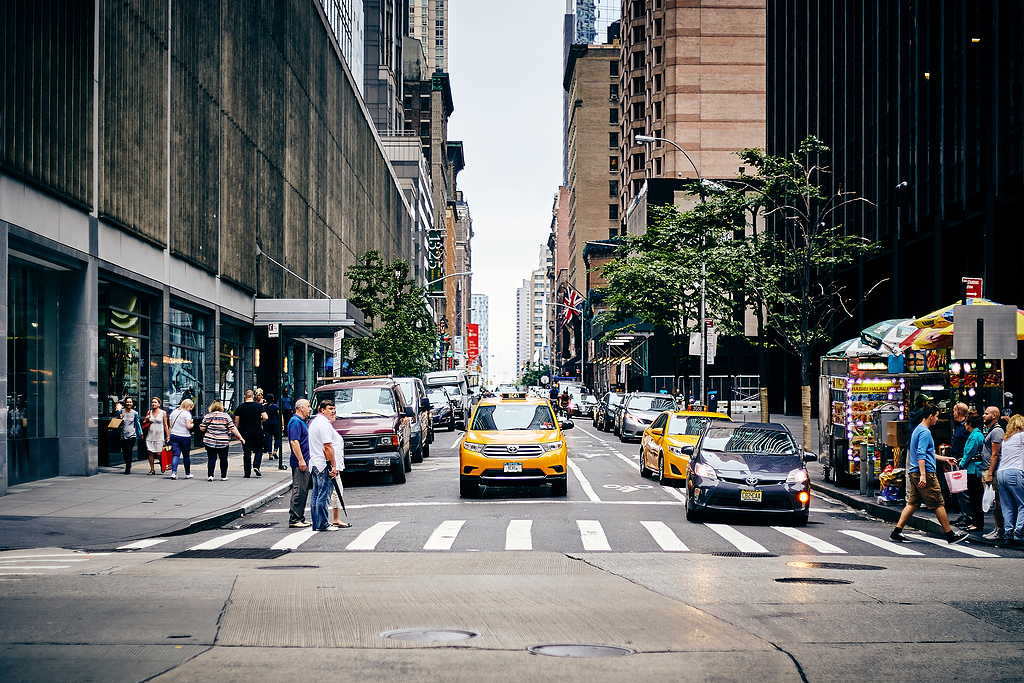
#> input picture Object_Detection/Faster_RCNN/img/1.jpg, 1024 x 683 px, given in place of 000133.jpg, which was not available
$ python faster_rcnn_dataset.py
#> lines starting #> are read from the running program, lines starting #| are printed output that depends on the picture; pictures that were not available may be replaced by others from this repository, and a replacement may not be noted
#> (reads Object_Detection/Faster_RCNN/model_data/train.txt from the repository)
### Object_Detection/Faster_RCNN/dataset/utils.py
# !/usr/bin/env python
# -*-coding:utf-8 -*-

"""
# File       : utils.py
# Author     ：CodeCat
# version    ：python 3.7
# Software   ：Pycharm
"""
from PIL import Image
import numpy as np


def cvtColor(image):
    """
    将图像转换成RGB图像
    """
    if len(np.shape(image)) == 3 and np.shape(image)[2]:
        return image
    else:
        image = image.convert('RGB')
        return image


# [7 lines left out: function resize_image, not called in this run]


def preprocess_input(image):
    """
    图片归一化处理
    """
    image /= 255.0
    return image


# [11 lines left out: function get_new_img_size, not called in this run]

### Object_Detection/Faster_RCNN/dataset/faster_rcnn_dataset.py
# !/usr/bin/env python
# -*-coding:utf-8 -*-

"""
# File       : faster_rcnn_dataset.py
# Author     ：CodeCat
# version    ：python 3.7
# Software   ：Pycharm
"""
from cv2 import cv2
import numpy as np
from PIL import Image
from torch.utils.data.dataset import Dataset

from .utils import cvtColor, preprocess_input


class FRCNNDataset(Dataset):
    def __init__(self, annotation_lines, input_shape=(600, 600), train=True):
        self.annotation_lines = annotation_lines
        self.input_shape = input_shape
        self.train = train

    def __len__(self):
        return len(self.annotation_lines)

    def __getitem__(self, item):
        image, target = self.get_random_data(
            annotation_line=self.annotation_lines[item],
            input_shape=self.input_shape,
            is_image_enhance=self.train
        )
        image = np.transpose(preprocess_input(image), (2, 0, 1))
        box_data = np.zeros((len(target), 5))
        if len(target) > 0:
            box_data[: len(target)] = target

        box = box_data[:, :4]
        label = box_data[:, -1]
        return image, box, label

    @staticmethod
    def rand(a=0., b=1.):
        return np.random.rand() * (b - a) + a

    def get_random_data(
            self,
            annotation_line,
            input_shape,
            jitter=0.3,
            hue=0.1,
            sat=1.5,
            val=1.5,
            is_image_enhance=True
    ):
#> called with input_shape = (600, 600), jitter = 0.3, hue = 0.1, sat = 1.5, val = 1.5, is_image_enhance = True
        line = annotation_line.split()

        image = Image.open(line[0])
#> image is the input picture: PIL image 1024x683 RGB; mean R, G, B 102.1, 102.8, 101
        image = cvtColor(image)

        img_w, img_h = image.size
#> img_w = 1024; img_h = 683
        h, w = input_shape

        box = np.array([np.array(list(map(int, box.split(',')))) for box in line[1:]])

        if not is_image_enhance:
            scale = min(w / img_w, h / img_h)
            new_w = int(img_w * scale)
            new_h = int(img_h * scale)
            dx = (w - new_w) // 2
            dy = (h - new_h) // 2

            image = image.resize((new_w, new_h), Image.BICUBIC)
            new_image = Image.new(mode='RGB', size=(w, h), color=(128, 128, 128))
            new_image.paste(image, (dx, dy))
            image_data = np.array(new_image, np.float32)

            if len(box) > 0:
                np.random.shuffle(box)
                box[:, [0, 2]] = box[:, [0, 2]] * new_w / img_w + dx
                box[:, [1, 3]] = box[:, [1, 3]] * new_h / img_h + dy
                box[:, 0:2][box[:, 0:2] < 0] = 0
                box[:, 2][box[:, 2] > w] = w
                box[:, 3][box[:, 3] > h] = h
                box_w = box[:, 2] - box[:, 0]
                box_h = box[:, 3] - box[:, 1]
                box = box[np.logical_and(box_w > 1, box_h > 1)]

            return image_data, box

        # 对图像进行缩放并且进行长和宽的扭曲
        new_ar = w / h * self.rand(1 - jitter, 1 + jitter) / self.rand(1 - jitter, 1 + jitter)
        scale = self.rand(0.25, 2)
        if new_ar < 1:
            new_h = int(scale * h)
            new_w = int(new_h * new_ar)
        else:
            new_w = int(scale * w)
            new_h = int(new_w / new_ar)

        image = image.resize((new_w, new_h), Image.BICUBIC)
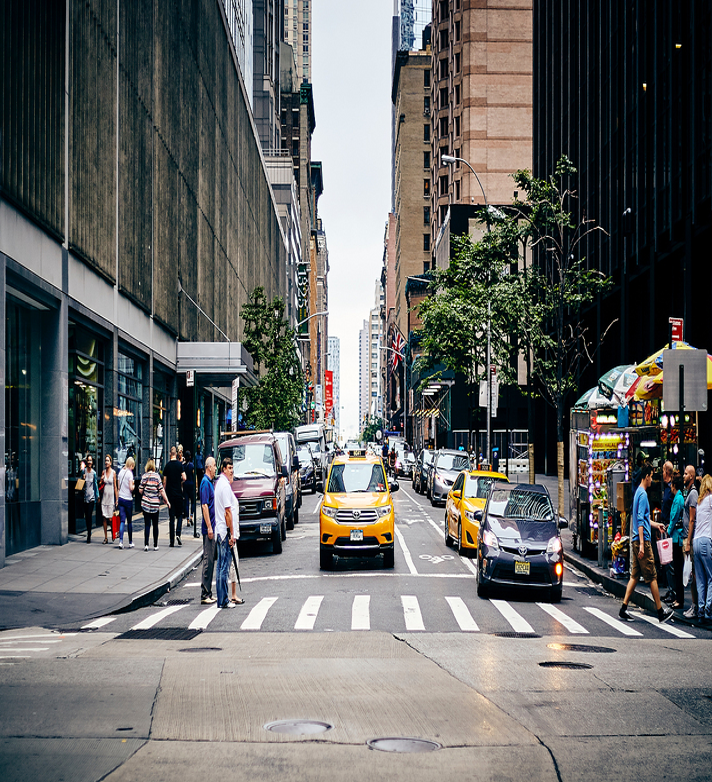
#> image: PIL image 712x782 RGB; mean R, G, B 102.2, 102.8, 101.1

        # 将图像多余的部分加上灰条
        dx = int(self.rand(0, w - new_w))
        dy = int(self.rand(0, h - new_h))
        new_image = Image.new(mode='RGB', size=(w, h), color=(128, 128, 128))
#> new_image: PIL image 600x600 RGB; every value is 128
        new_image.paste(image, (dx, dy))
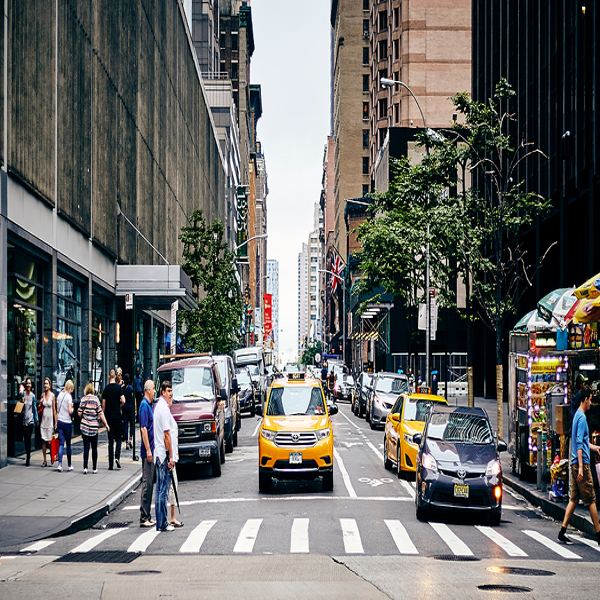
#> new_image: PIL image 600x600 RGB; mean R, G, B 106.5, 106.6, 103.8
        image = new_image

        # 翻转图像
        flip = self.rand() < 0.5
        if flip:
            image = image.transpose(Image.FLIP_LEFT_RIGHT)

        # 色域扭曲
        hue = self.rand(-hue, hue)
        sat = self.rand(1, sat) if self.rand() < 0.5 else 1 / self.rand(1, sat)
        val = self.rand(1, val) if self.rand() < 0.5 else 1 / self.rand(1, val)
        x = cv2.cvtColor(np.array(image, np.float32), cv2.COLOR_RGB2HSV)
#> x: shape (600, 600, 3) float32; mean H, S, V 146.7, 0.3, 115.6
        x[..., 0] += hue * 360
#> x: shape (600, 600, 3) float32; mean H, S, V 142.3, 0.3, 115.6
        x[..., 0][x[..., 0] > 1] -= 1
#> x: shape (600, 600, 3) float32; mean H, S, V 141.4, 0.3, 115.6
        x[..., 0][x[..., 0] < 0] += 1
#> x: shape (600, 600, 3) float32; mean H, S, V 141.4, 0.3, 115.6
        x[..., 1] *= sat
#> x: shape (600, 600, 3) float32; mean H, S, V 141.4, 0.2, 115.6
        x[..., 2] *= val
#> x: shape (600, 600, 3) float32; mean H, S, V 141.4, 0.2, 161.4
        x[x[:, :, 0] > 360, 0] = 360
        x[:, :, 1:][x[:, :, 1] > 1] = 1
        x[x < 0] = 0
#> x: shape (600, 600, 3) float32; mean H, S, V 141.6, 0.2, 161.4
        image_data = cv2.cvtColor(x, cv2.COLOR_HSV2RGB) * 255
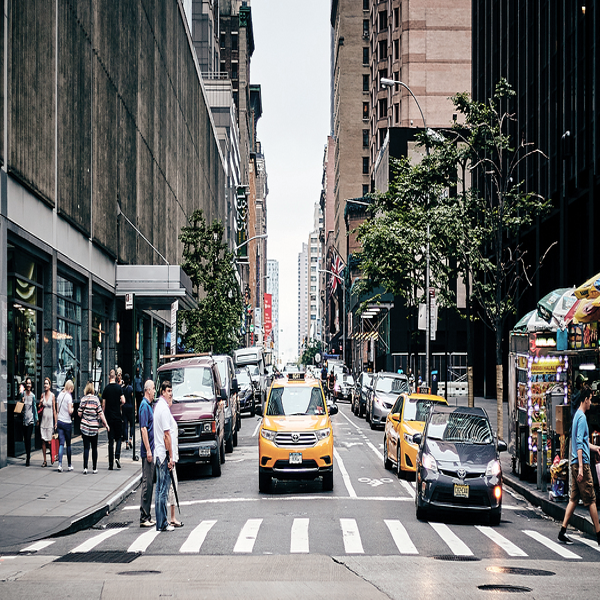
#> image_data: shape (600, 600, 3) float32; mean R, G, B 38993.4, 38939.6, 38313.4; drawn with min black and max white

        if len(box) > 0:
            np.random.shuffle(box)
            box[:, [0, 2]] = box[:, [0, 2]] * new_w / img_w + dx
            box[:, [1, 3]] = box[:, [1, 3]] * new_w / img_w + dy
            if flip:
                box[:, [0, 2]] = w - box[:, [2, 0]]
            box[:, 0:2][box[:, 0:2] < 0] = 0
            box[:, 2][box[:, 2] > w] = w
            box[:, 3][box[:, 3] > h] = h
            box_w = box[:, 2] - box[:, 0]
            box_h = box[:, 3] - box[:, 1]
            box = box[np.logical_and(box_w > 1, box_h > 1)]

        return image_data, box


def frcnn_dataset_collate(batch):
    images, bboxes, labels = [], [], []
    for img, box, label in batch:
        images.append(img)
        bboxes.append(box)
        labels.append(label)

    images = np.array(images)
    return images, bboxes, labels


if __name__ == '__main__':
    train_path = './model_data/train.txt'
    train_file = open(train_path)
    annotation_lines = [line.strip() for line in train_file.readlines()]
    dataset = FRCNNDataset(annotation_lines)
    data = dataset[26]
#> in __getitem__, `image, target = self.get_random_data( annotation_line=self.annotation_..`: target = [[0, 0, 221, 270, 14], [32, 80, 174, 270, 12]]
#> in __getitem__, `box_data = np.zeros((len(target), 5))`: box_data = [[0, 0, 0, 0, 0], [0, 0, 0, 0, 0]]
#> in __getitem__, `box = box_data[:, :4]`: box = [[0, 0, 221, 270], [32, 80, 174, 270]]
#> in __getitem__, `label = box_data[:, -1]`: label = [14, 12]
    print(data)
#> (printed output is left out)
